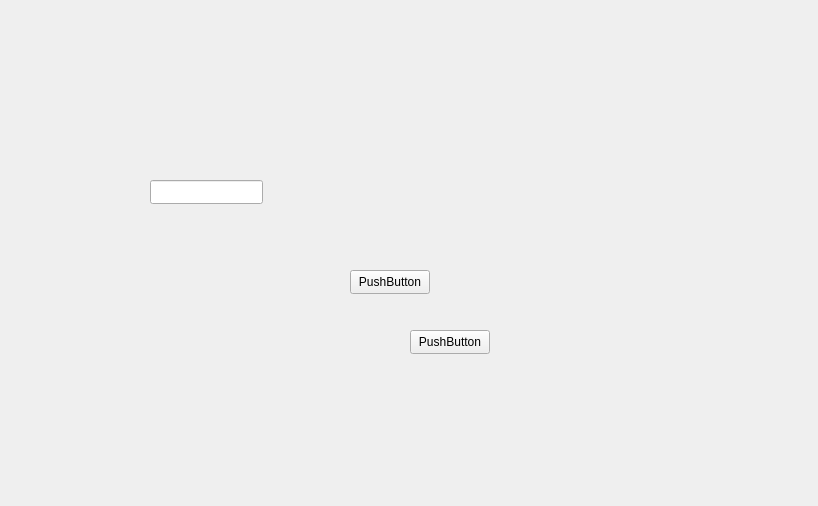
<?xml version="1.0" encoding="UTF-8"?>
<ui version="4.0">
 <class>AddProductDialog</class>
 <widget class="QWidget" name="AddProductDialog">
  <property name="geometry">
   <rect>
    <x>0</x>
    <y>0</y>
    <width>818</width>
    <height>506</height>
   </rect>
  </property>
  <property name="windowTitle">
   <string>Form</string>
  </property>
  <widget class="QLineEdit" name="lineEditName">
   <property name="geometry">
    <rect>
     <x>150</x>
     <y>180</y>
     <width>113</width>
     <height>24</height>
    </rect>
   </property>
  </widget>
  <widget class="QPushButton" name="pushButtonSave">
   <property name="geometry">
    <rect>
     <x>350</x>
     <y>270</y>
     <width>80</width>
     <height>24</height>
    </rect>
   </property>
   <property name="text">
    <string>PushButton</string>
   </property>
  </widget>
  <widget class="QPushButton" name="pushButtonCancel">
   <property name="geometry">
    <rect>
     <x>410</x>
     <y>330</y>
     <width>80</width>
     <height>24</height>
    </rect>
   </property>
   <property name="text">
    <string>PushButton</string>
   </property>
  </widget>
 </widget>
 <resources/>
 <connections/>
</ui>
